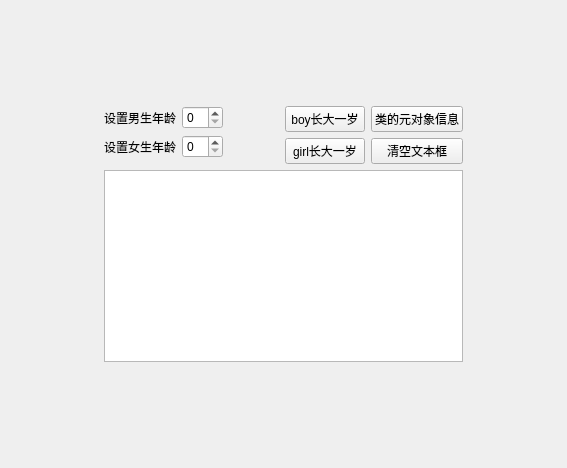
<?xml version="1.0" encoding="UTF-8"?>
<ui version="4.0">
 <class>QmyWidget</class>
 <widget class="QWidget" name="QmyWidget">
  <property name="geometry">
   <rect>
    <x>0</x>
    <y>0</y>
    <width>567</width>
    <height>468</height>
   </rect>
  </property>
  <property name="windowTitle">
   <string>QmyWidget</string>
  </property>
  <layout class="QGridLayout" name="gridLayout">
   <item row="0" column="1">
    <spacer name="verticalSpacer">
     <property name="orientation">
      <enum>Qt::Vertical</enum>
     </property>
     <property name="sizeHint" stdset="0">
      <size>
       <width>20</width>
       <height>88</height>
      </size>
     </property>
    </spacer>
   </item>
   <item row="1" column="0">
    <spacer name="horizontalSpacer_2">
     <property name="orientation">
      <enum>Qt::Horizontal</enum>
     </property>
     <property name="sizeHint" stdset="0">
      <size>
       <width>79</width>
       <height>20</height>
      </size>
     </property>
    </spacer>
   </item>
   <item row="1" column="1" rowspan="2">
    <layout class="QVBoxLayout" name="verticalLayout">
     <item>
      <layout class="QHBoxLayout" name="horizontalLayout">
       <item>
        <layout class="QFormLayout" name="formLayout_2">
         <item row="0" column="0">
          <widget class="QLabel" name="label">
           <property name="text">
            <string>设置男生年龄</string>
           </property>
          </widget>
         </item>
         <item row="0" column="1">
          <widget class="QSpinBox" name="spinBoy"/>
         </item>
         <item row="1" column="0">
          <widget class="QLabel" name="label_2">
           <property name="text">
            <string>设置女生年龄</string>
           </property>
          </widget>
         </item>
         <item row="1" column="1">
          <widget class="QSpinBox" name="spinGirl"/>
         </item>
        </layout>
       </item>
       <item>
        <spacer name="horizontalSpacer">
         <property name="orientation">
          <enum>Qt::Horizontal</enum>
         </property>
         <property name="sizeHint" stdset="0">
          <size>
           <width>56</width>
           <height>20</height>
          </size>
         </property>
        </spacer>
       </item>
       <item>
        <layout class="QFormLayout" name="formLayout">
         <item row="0" column="0">
          <widget class="QPushButton" name="pushButton">
           <property name="text">
            <string>boy长大一岁</string>
           </property>
          </widget>
         </item>
         <item row="0" column="1">
          <widget class="QPushButton" name="btnClassInfo">
           <property name="text">
            <string>类的元对象信息</string>
           </property>
          </widget>
         </item>
         <item row="1" column="0">
          <widget class="QPushButton" name="pushButton_2">
           <property name="text">
            <string>girl长大一岁</string>
           </property>
          </widget>
         </item>
         <item row="1" column="1">
          <widget class="QPushButton" name="pushButton_4">
           <property name="text">
            <string>清空文本框</string>
           </property>
          </widget>
         </item>
        </layout>
       </item>
      </layout>
     </item>
     <item>
      <widget class="QPlainTextEdit" name="textEdit"/>
     </item>
    </layout>
   </item>
   <item row="2" column="2">
    <spacer name="horizontalSpacer_3">
     <property name="orientation">
      <enum>Qt::Horizontal</enum>
     </property>
     <property name="sizeHint" stdset="0">
      <size>
       <width>78</width>
       <height>20</height>
      </size>
     </property>
    </spacer>
   </item>
   <item row="3" column="1">
    <spacer name="verticalSpacer_2">
     <property name="orientation">
      <enum>Qt::Vertical</enum>
     </property>
     <property name="sizeHint" stdset="0">
      <size>
       <width>20</width>
       <height>88</height>
      </size>
     </property>
    </spacer>
   </item>
  </layout>
 </widget>
 <resources/>
 <connections/>
</ui>
